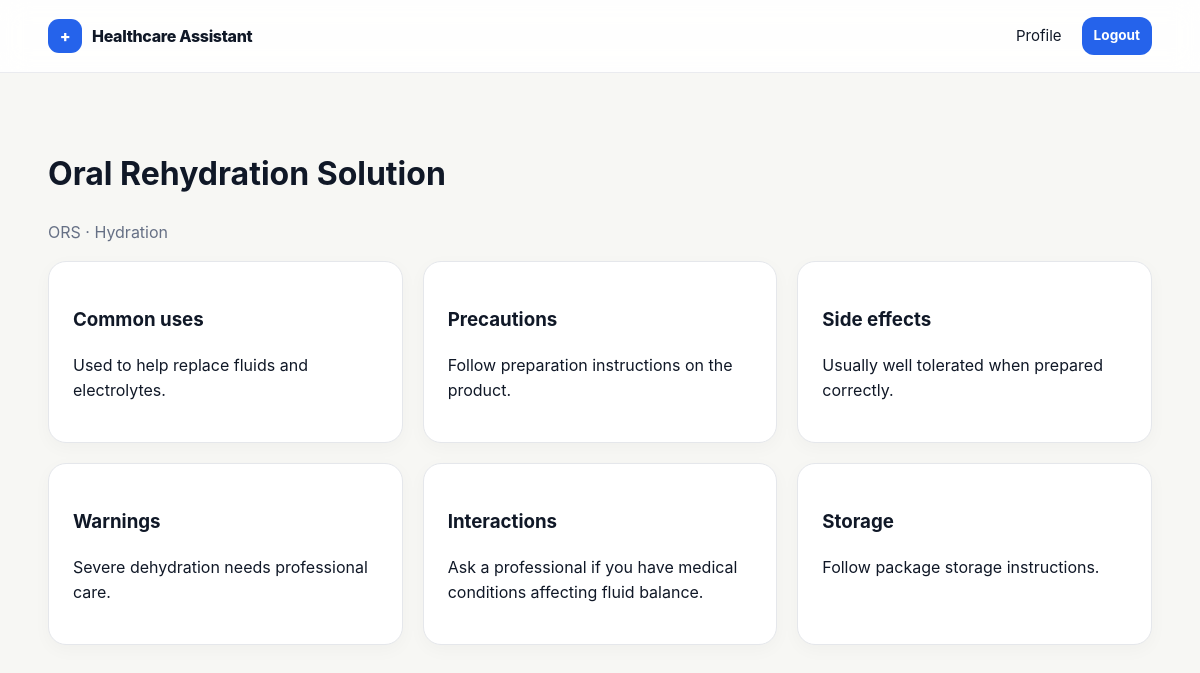
The app's page /medkit/2 (signed in) with its own data.
### app.py (models this page shows)
class Medicine(db.Model):
    id = db.Column(db.Integer, primary_key=True)
    name = db.Column(db.String(160), unique=True, nullable=False, index=True)
    generic_name = db.Column(db.String(160), default="")
    category = db.Column(db.String(100), default="")
    uses = db.Column(db.Text, default="")
    precautions = db.Column(db.Text, default="")
    side_effects = db.Column(db.Text, default="")
    warnings = db.Column(db.Text, default="")
    interactions = db.Column(db.Text, default="")
    storage = db.Column(db.Text, default="")

### app.py (the view)
@app.route("/medkit/<int:medicine_id>")
@user_required
def medicine_detail(medicine_id):
    return render_template("medicine_detail.html",medicine=db.session.get(Medicine,medicine_id) or abort(404))

### app.py (called while the page is built)
def user_required(fn):
    @wraps(fn)
    def wrapper(*a, **kw):
        uid = session.get("user_id")
        if not uid:
            flash("Please log in to continue.", "info")
            return redirect(url_for("login", next=request.path))
        u = db.session.get(User, uid)
        if not u or not u.is_active:
            session.clear()
            flash("Your account is inactive. Please contact support.", "error")
            return redirect(url_for("login"))
        return fn(*a, **kw)
    return wrapper

@app.context_processor
def globals():
    return {"current_user": db.session.get(User, session.get("user_id")) if session.get("user_id") else None,
            "current_admin": db.session.get(Admin, session.get("admin_id")) if session.get("admin_id") else None}

### templates/medicine_detail.html
{% extends "base.html" %}{% block title %}{{medicine.name}}{% endblock %}{% block content %}<main class="app-main"><div class="container"><h1>{{medicine.name}}</h1><p class="muted">{{medicine.generic_name}} · {{medicine.category}}</p><div class="grid">{% for a,b in [('Common uses',medicine.uses),('Precautions',medicine.precautions),('Side effects',medicine.side_effects),('Warnings',medicine.warnings),('Interactions',medicine.interactions),('Storage',medicine.storage)] %}<div class="card"><h3>{{a}}</h3><p>{{b or 'Not provided.'}}</p></div>{% endfor %}</div></div></main>{% endblock %}

### static/css/style.css (style rules this page uses)
:root { --navy:#101827;--blue:#2563eb;--blue2:#eaf2ff;--bg:#f7f7f4;--white:#fff;--line:#e5e7eb;--muted:#667085;--danger:#b42318;--success:#067647;--shadow:0 12px 35px rgba(16,24,39,.07);--radius:18px }
* { box-sizing:border-box }
html { scroll-behavior:smooth }
body { margin:0;font-family:Inter,ui-sans-serif,system-ui,-apple-system,Segoe UI,sans-serif;color:var(--navy);background:var(--bg);line-height:1.55 }
.container { width:min(1120px,92%);margin:auto }
.muted { color:var(--muted) }
.grid { display:grid;grid-template-columns:repeat(3,1fr);gap:20px }
.card { background:#fff;border:1px solid var(--line);border-radius:var(--radius);padding:24px;box-shadow:0 5px 18px rgba(16,24,39,.03) }
.app-main { padding:55px 0 90px }

### records on screen
Medicine: name "Oral Rehydration Solution", generic_name "ORS", category "Hydration", a "Common uses", uses "Used to help replace fluids and electrolytes.", a "Precautions", precautions "Follow preparation instructions on the product.", a "Side effects", side_effects "Usually well tolerated when prepared correctly.", a "Warnings", warnings "Severe dehydration needs professional care.", a "Interactions", interactions "Ask a professional if you have medical conditions affecting fluid balance.", a "Storage", storage "Follow package storage instructions."
